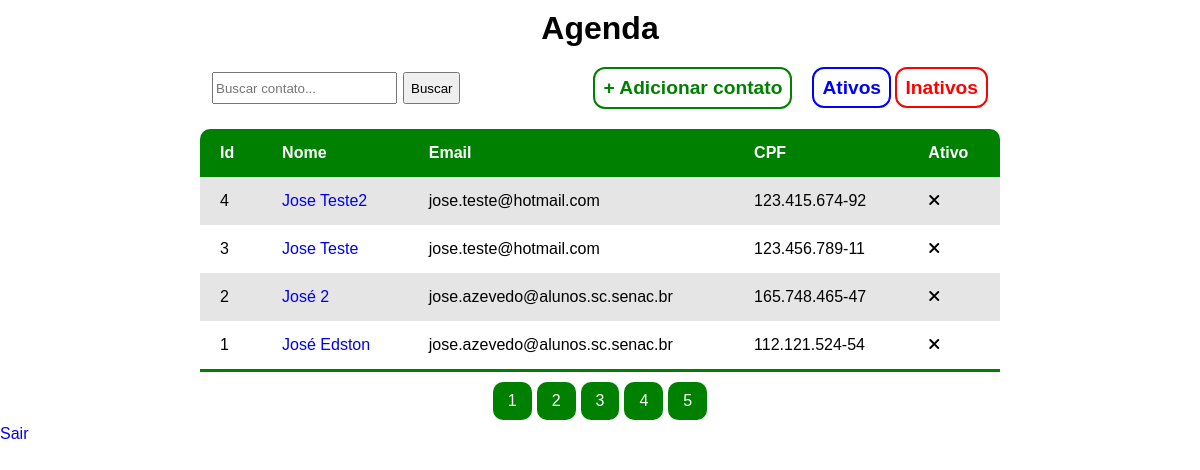
The app's page / (signed in) with its own data.
### contatos/models.py (models this page shows, shortened)
class Contatos(models.Model):
    nome = models.CharField(max_length=255)
    imagem = models.ImageField()
    cpf = models.CharField(max_length=14)
    email = models.EmailField()
    telefone = models.CharField(max_length=20)
    altura = models.DecimalField(max_digits=3, decimal_places=2)
    descricao = models.TextField()
    data_nascimento = models.DateField()
    ativo = models.BooleanField()
    class Meta:
        verbose_name_plural = 'Contatos'

### contatos/views.py (the view)
# urls.py: path('', views.index, name='home'),
@login_required(redirect_field_name='login')
def index(request):
    contatos = Contatos.objects.filter(ativo=False).order_by('-id')
    return render(request, 'pages/index.html', {'contatos':contatos})

### contatos/templates/pages/index.html (shortened to what this page needs)
{% load static %}
<!DOCTYPE html>
<html lang="en">
<head>
    <link rel="stylesheet" href="{% static 'style.css' %}">
    <link rel="stylesheet" href="https://cdnjs.cloudflare.com/ajax/libs/font-awesome/6.4.0/css/all.min.css" />
</head>
<body>
    <h1>Agenda</h1>
    <form action="{% url 'busca' %}">
        <div class="form-inputs">
            <input type="text" name="search" placeholder="Buscar contato...">
            <button type="submit">Buscar</button>
        </div>
        <div class="add-btn">
            <a href="{% url 'adicionar' %}">+ Adicionar contato</a>
            <div class="btn-filter">
                <a href="{% url 'adicionar' %}">Ativos</a>
                <a href="{% url 'adicionar' %}">Inativos</a>
            </div>
        </div>
    </form>
    <table>
        <thead>
            <tr>
                <th>Id</th>
                <th>Nome</th>
                <th>Email</th>
                <th>CPF</th>
                <th>Ativo</th>
            </tr>
        </thead>
        <tbody>
            {% for contato in contatos %}
            <tr>
                <td>{{contato.id}}</td>
                <td><a href="{% url 'detalhes' contato.id  %}">{{contato.nome}}</a></td>
                <td>{{contato.email}}</td>
                <td>{{contato.cpf}}</td>
                {% if contato.ativo == True %}
                <td><i class="fa fa-check"></i></td>
                {% else %}
                <td><i class="fa fa-xmark"></i></td>
                {% endif %}
            </tr>
            {% endfor %}
        </tbody>
    </table>
    <div class="pagination">
        <a href="#">1</a>
        <a href="#">2</a>
        <a href="#">3</a>
        <a href="#">4</a>
        <a href="#">5</a>
    </div>
    <a href="{% url 'logout' %}">Sair</a>
</body>
</html>

### templates/static/style.css (style rules this page uses)
* { margin:0; padding: 0; box-sizing: border-box; font-family: Verdana, Geneva, Tahoma, sans-serif; text-decoration: none; }
table { width:800px; margin: 10px auto; border-collapse: collapse; text-align: left; border-radius: 10px 10px 0 0; overflow: hidden; }
thead > tr { background-color: green; color: white; }
tr > th, tr > td { padding: 15px 20px; }
tbody > tr:nth-last-of-type(even) { background-color: rgba(0, 0, 0, 0.100); }
tbody > tr:last-of-type { border-bottom: 3px solid green; }
.pagination { display: flex; width: 800px; margin: 5px auto; gap: 5px; justify-content: center; }
.pagination > a { background-color: green; padding: 10px 15px; color: white; border-radius: 10px; }
h1 { text-align: center; margin: 10px; }
form { width: 800px; padding: 0 12px; margin: 0 auto; display: flex; align-items: center; }
.form-inputs > input { height: 2rem; padding: 0 2px; }
.form-inputs { display: flex; align-items: center; gap: 6px; }
.form-inputs > button { height: 2rem; padding: 0 6px; }
.add-btn { width: 800px; margin: 10px auto; display: flex; justify-content: flex-end; gap: 20px; align-items: center; }
.add-btn > a, .btn-filter > a { padding: 8px; text-align: center; border: 2px solid green; border-radius: 12px; color: green; font-weight: bold; font-size: larger; }
.btn-filter > a:nth-child(1) { padding: 8px; text-align: center; border: 2px solid blue; border-radius: 12px; color: blue; font-weight: bold; font-size: larger; }
.btn-filter > a:nth-child(2) { padding: 8px; text-align: center; border: 2px solid red; border-radius: 12px; color: red; font-weight: bold; font-size: larger; }

### records on screen
Contatos: id "4", nome "Jose Teste2", email "jose.teste@hotmail.com", cpf "123.415.674-92", ativo False (drawn)
Contatos: id "3", nome "Jose Teste", email "jose.teste@hotmail.com", cpf "123.456.789-11", ativo False (drawn)
Contatos: id "2", nome "José 2", email "jose.azevedo@alunos.sc.senac.br", cpf "165.748.465-47", ativo False (drawn)
Contatos: id "1", nome "José Edston", email "jose.azevedo@alunos.sc.senac.br", cpf "112.121.524-54", ativo False (drawn)
